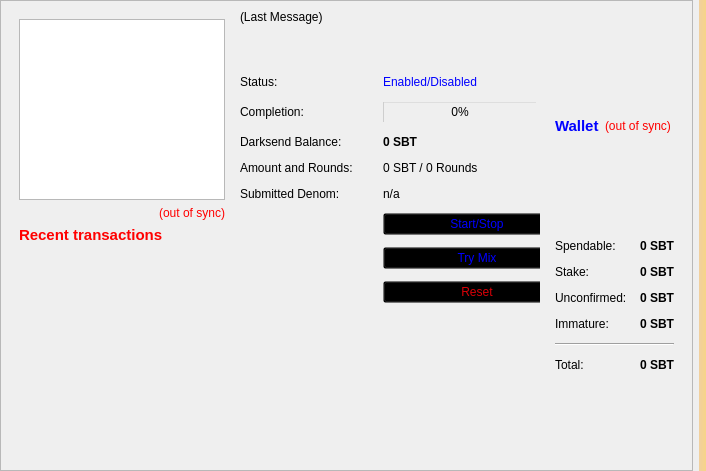
<?xml version="1.0" encoding="UTF-8"?>
<ui version="4.0">
 <class>OverviewPage</class>
 <widget class="QWidget" name="OverviewPage">
  <property name="geometry">
   <rect>
    <x>0</x>
    <y>0</y>
    <width>706</width>
    <height>471</height>
   </rect>
  </property>
  <property name="windowTitle">
   <string>Form</string>
  </property>
  <property name="styleSheet">
   <string notr="true">background-image: url(:/images/bkg);</string>
  </property>
  <layout class="QHBoxLayout" name="horizontalLayout_3">
   <property name="leftMargin">
    <number>0</number>
   </property>
   <property name="topMargin">
    <number>0</number>
   </property>
   <property name="rightMargin">
    <number>0</number>
   </property>
   <property name="bottomMargin">
    <number>0</number>
   </property>
   <item>
    <widget class="QScrollArea" name="scrollArea">
     <property name="widgetResizable">
      <bool>true</bool>
     </property>
     <widget class="QWidget" name="scrollAreaWidgetContents">
      <property name="geometry">
       <rect>
        <x>0</x>
        <y>0</y>
        <width>687</width>
        <height>469</height>
       </rect>
      </property>
      <layout class="QGridLayout" name="horizontalLayout">
       <item row="0" column="0">
        <widget class="QWidget" name="widget_2" native="true">
         <layout class="QVBoxLayout" name="verticalLayout">
          <item>
           <layout class="QVBoxLayout" name="verticalLayout_6">
            <item>
             <widget class="QTreeView" name="treeView"/>
            </item>
            <item>
             <widget class="QLabel" name="labelTransactionsStatus">
              <property name="toolTip">
               <string>The displayed information may be out of date. Your wallet automatically synchronizes with the SbucksToken network after a connection is established, but this process has not completed yet.</string>
              </property>
              <property name="styleSheet">
               <string notr="true">QLabel { color: red; }</string>
              </property>
              <property name="text">
               <string notr="true">&lt;html&gt;&lt;head/&gt;&lt;body&gt;&lt;p&gt;&lt;span style=&quot; color:#ff0000;&quot;&gt;(out of sync)&lt;/span&gt;&lt;/p&gt;&lt;/body&gt;&lt;/html&gt;</string>
              </property>
              <property name="alignment">
               <set>Qt::AlignRight|Qt::AlignTrailing|Qt::AlignVCenter</set>
              </property>
             </widget>
            </item>
            <item>
             <widget class="QLabel" name="label_4">
              <property name="font">
               <font>
                <pointsize>11</pointsize>
                <weight>75</weight>
                <bold>true</bold>
               </font>
              </property>
              <property name="text">
               <string>&lt;html&gt;&lt;head/&gt;&lt;body&gt;&lt;p&gt;&lt;span style=&quot; color:#ff0000;&quot;&gt;Recent transactions&lt;/span&gt;&lt;/p&gt;&lt;/body&gt;&lt;/html&gt;</string>
              </property>
             </widget>
            </item>
            <item>
             <spacer name="horizontalSpacer">
              <property name="orientation">
               <enum>Qt::Horizontal</enum>
              </property>
              <property name="sizeHint" stdset="0">
               <size>
                <width>40</width>
                <height>20</height>
               </size>
              </property>
             </spacer>
            </item>
            <item>
             <widget class="QListView" name="listTransactions">
              <property name="styleSheet">
               <string notr="true">QListView { background: transparent; }</string>
              </property>
              <property name="frameShape">
               <enum>QFrame::NoFrame</enum>
              </property>
              <property name="verticalScrollBarPolicy">
               <enum>Qt::ScrollBarAlwaysOff</enum>
              </property>
              <property name="horizontalScrollBarPolicy">
               <enum>Qt::ScrollBarAlwaysOff</enum>
              </property>
              <property name="selectionMode">
               <enum>QAbstractItemView::NoSelection</enum>
              </property>
             </widget>
            </item>
           </layout>
          </item>
         </layout>
        </widget>
       </item>
       <item row="0" column="3">
        <layout class="QVBoxLayout" name="verticalLayout_2">
         <item>
          <widget class="QWidget" name="widget" native="true">
           <layout class="QVBoxLayout" name="verticalLayout_4">
            <item>
             <layout class="QHBoxLayout" name="horizontalLayout_4">
              <item>
               <widget class="QLabel" name="label_5">
                <property name="font">
                 <font>
                  <pointsize>11</pointsize>
                  <weight>75</weight>
                  <bold>true</bold>
                 </font>
                </property>
                <property name="styleSheet">
                 <string notr="true">color: rgb(0, 0, 255);</string>
                </property>
                <property name="text">
                 <string>Wallet</string>
                </property>
               </widget>
              </item>
              <item>
               <widget class="QLabel" name="labelWalletStatus">
                <property name="toolTip">
                 <string>The displayed information may be out of date. Your wallet automatically synchronizes with the SbucksToken network after a connection is established, but this process has not completed yet.</string>
                </property>
                <property name="styleSheet">
                 <string notr="true">QLabel { color: red; }</string>
                </property>
                <property name="text">
                 <string notr="true">(out of sync)</string>
                </property>
                <property name="alignment">
                 <set>Qt::AlignLeading|Qt::AlignLeft|Qt::AlignVCenter</set>
                </property>
               </widget>
              </item>
              <item>
               <spacer name="horizontalSpacer_2">
                <property name="orientation">
                 <enum>Qt::Horizontal</enum>
                </property>
                <property name="sizeHint" stdset="0">
                 <size>
                  <width>40</width>
                  <height>20</height>
                 </size>
                </property>
               </spacer>
              </item>
             </layout>
            </item>
            <item>
             <layout class="QFormLayout" name="formLayout_2">
              <property name="fieldGrowthPolicy">
               <enum>QFormLayout::AllNonFixedFieldsGrow</enum>
              </property>
              <property name="horizontalSpacing">
               <number>12</number>
              </property>
              <property name="verticalSpacing">
               <number>12</number>
              </property>
              <item row="0" column="0">
               <widget class="QLabel" name="label">
                <property name="text">
                 <string>Spendable:</string>
                </property>
               </widget>
              </item>
              <item row="0" column="1">
               <widget class="QLabel" name="labelBalance">
                <property name="font">
                 <font>
                  <weight>75</weight>
                  <bold>true</bold>
                 </font>
                </property>
                <property name="cursor">
                 <cursorShape>IBeamCursor</cursorShape>
                </property>
                <property name="toolTip">
                 <string>Your current spendable balance</string>
                </property>
                <property name="text">
                 <string notr="true">0 SBT</string>
                </property>
                <property name="alignment">
                 <set>Qt::AlignRight|Qt::AlignTrailing|Qt::AlignVCenter</set>
                </property>
                <property name="textInteractionFlags">
                 <set>Qt::LinksAccessibleByMouse|Qt::TextSelectableByKeyboard|Qt::TextSelectableByMouse</set>
                </property>
               </widget>
              </item>
              <item row="1" column="0">
               <widget class="QLabel" name="label_6">
                <property name="text">
                 <string>Stake:</string>
                </property>
               </widget>
              </item>
              <item row="1" column="1">
               <widget class="QLabel" name="labelStake">
                <property name="font">
                 <font>
                  <weight>75</weight>
                  <bold>true</bold>
                 </font>
                </property>
                <property name="cursor">
                 <cursorShape>IBeamCursor</cursorShape>
                </property>
                <property name="toolTip">
                 <string>Total of coins that was staked, and do not yet count toward the current balance</string>
                </property>
                <property name="text">
                 <string notr="true">0 SBT</string>
                </property>
                <property name="alignment">
                 <set>Qt::AlignRight|Qt::AlignTrailing|Qt::AlignVCenter</set>
                </property>
                <property name="textInteractionFlags">
                 <set>Qt::LinksAccessibleByMouse|Qt::TextSelectableByKeyboard|Qt::TextSelectableByMouse</set>
                </property>
               </widget>
              </item>
              <item row="2" column="0">
               <widget class="QLabel" name="label_3">
                <property name="text">
                 <string>Unconfirmed:</string>
                </property>
               </widget>
              </item>
              <item row="2" column="1">
               <widget class="QLabel" name="labelUnconfirmed">
                <property name="font">
                 <font>
                  <weight>75</weight>
                  <bold>true</bold>
                 </font>
                </property>
                <property name="cursor">
                 <cursorShape>IBeamCursor</cursorShape>
                </property>
                <property name="toolTip">
                 <string>Total of transactions that have yet to be confirmed, and do not yet count toward the current balance</string>
                </property>
                <property name="text">
                 <string notr="true">0 SBT</string>
                </property>
                <property name="alignment">
                 <set>Qt::AlignRight|Qt::AlignTrailing|Qt::AlignVCenter</set>
                </property>
                <property name="textInteractionFlags">
                 <set>Qt::LinksAccessibleByMouse|Qt::TextSelectableByKeyboard|Qt::TextSelectableByMouse</set>
                </property>
               </widget>
              </item>
              <item row="3" column="0">
               <widget class="QLabel" name="labelImmatureText">
                <property name="text">
                 <string>Immature:</string>
                </property>
               </widget>
              </item>
              <item row="3" column="1">
               <widget class="QLabel" name="labelImmature">
                <property name="font">
                 <font>
                  <weight>75</weight>
                  <bold>true</bold>
                 </font>
                </property>
                <property name="toolTip">
                 <string>Mined balance that has not yet matured</string>
                </property>
                <property name="text">
                 <string notr="true">0 SBT</string>
                </property>
                <property name="alignment">
                 <set>Qt::AlignRight|Qt::AlignTrailing|Qt::AlignVCenter</set>
                </property>
                <property name="textInteractionFlags">
                 <set>Qt::LinksAccessibleByMouse|Qt::TextSelectableByKeyboard|Qt::TextSelectableByMouse</set>
                </property>
               </widget>
              </item>
              <item row="4" column="0" colspan="2">
               <widget class="Line" name="line">
                <property name="orientation">
                 <enum>Qt::Horizontal</enum>
                </property>
               </widget>
              </item>
              <item row="5" column="0">
               <widget class="QLabel" name="labelTotalText">
                <property name="text">
                 <string>Total:</string>
                </property>
               </widget>
              </item>
              <item row="5" column="1">
               <widget class="QLabel" name="labelTotal">
                <property name="font">
                 <font>
                  <weight>75</weight>
                  <bold>true</bold>
                 </font>
                </property>
                <property name="cursor">
                 <cursorShape>IBeamCursor</cursorShape>
                </property>
                <property name="toolTip">
                 <string>Your current total balance</string>
                </property>
                <property name="text">
                 <string notr="true">&lt;html&gt;&lt;head/&gt;&lt;body&gt;&lt;p&gt;0 SBT&lt;/p&gt;&lt;/body&gt;&lt;/html&gt;</string>
                </property>
                <property name="alignment">
                 <set>Qt::AlignRight|Qt::AlignTrailing|Qt::AlignVCenter</set>
                </property>
                <property name="textInteractionFlags">
                 <set>Qt::LinksAccessibleByMouse|Qt::TextSelectableByKeyboard|Qt::TextSelectableByMouse</set>
                </property>
               </widget>
              </item>
             </layout>
            </item>
           </layout>
          </widget>
         </item>
        </layout>
       </item>
       <item row="0" column="1">
        <widget class="QFrame" name="frameDarksend">
         <property name="sizePolicy">
          <sizepolicy hsizetype="MinimumExpanding" vsizetype="MinimumExpanding">
           <horstretch>0</horstretch>
           <verstretch>0</verstretch>
          </sizepolicy>
         </property>
         <property name="minimumSize">
          <size>
           <width>300</width>
           <height>261</height>
          </size>
         </property>
         <property name="styleSheet">
          <string notr="true">background:transparent;</string>
         </property>
         <property name="frameShape">
          <enum>QFrame::StyledPanel</enum>
         </property>
         <property name="frameShadow">
          <enum>QFrame::Raised</enum>
         </property>
         <widget class="QWidget" name="verticalLayoutWidget">
          <property name="geometry">
           <rect>
            <x>0</x>
            <y>0</y>
            <width>331</width>
            <height>305</height>
           </rect>
          </property>
          <layout class="QVBoxLayout" name="verticalLayout_5">
           <item>
            <widget class="QLabel" name="darksendStatus">
             <property name="minimumSize">
              <size>
               <width>288</width>
               <height>43</height>
              </size>
             </property>
             <property name="styleSheet">
              <string notr="true">color: rgb(0, 0, 0);</string>
             </property>
             <property name="text">
              <string>(Last Message)</string>
             </property>
             <property name="alignment">
              <set>Qt::AlignLeading|Qt::AlignLeft|Qt::AlignTop</set>
             </property>
             <property name="wordWrap">
              <bool>true</bool>
             </property>
            </widget>
           </item>
           <item>
            <layout class="QFormLayout" name="formLayout">
             <property name="fieldGrowthPolicy">
              <enum>QFormLayout::AllNonFixedFieldsGrow</enum>
             </property>
             <property name="horizontalSpacing">
              <number>30</number>
             </property>
             <property name="verticalSpacing">
              <number>12</number>
             </property>
             <item row="0" column="0">
              <widget class="QLabel" name="label_6">
               <property name="text">
                <string>Status:</string>
               </property>
              </widget>
             </item>
             <item row="0" column="1">
              <widget class="QLabel" name="darksendEnabled">
               <property name="styleSheet">
                <string notr="true">color: rgb(0, 0, 255);</string>
               </property>
               <property name="text">
                <string>Enabled/Disabled</string>
               </property>
              </widget>
             </item>
             <item row="1" column="0">
              <widget class="QLabel" name="label_7">
               <property name="styleSheet">
                <string notr="true">color: rgb(0, 0, 0);</string>
               </property>
               <property name="text">
                <string>Completion:</string>
               </property>
              </widget>
             </item>
             <item row="1" column="1">
              <widget class="QProgressBar" name="darksendProgress">
               <property name="maximumSize">
                <size>
                 <width>154</width>
                 <height>16777215</height>
                </size>
               </property>
               <property name="styleSheet">
                <string notr="true">background:transparent;</string>
               </property>
               <property name="value">
                <number>0</number>
               </property>
              </widget>
             </item>
             <item row="2" column="0">
              <widget class="QLabel" name="labelAnonymizedText">
               <property name="styleSheet">
                <string notr="true">color: rgb(0, 0, 0);</string>
               </property>
               <property name="text">
                <string>Darksend Balance:</string>
               </property>
              </widget>
             </item>
             <item row="2" column="1">
              <widget class="QLabel" name="labelAnonymized">
               <property name="font">
                <font>
                 <weight>75</weight>
                 <bold>true</bold>
                </font>
               </property>
               <property name="styleSheet">
                <string notr="true">color: rgb(0, 0, 0);</string>
               </property>
               <property name="text">
                <string>0 SBT</string>
               </property>
              </widget>
             </item>
             <item row="3" column="0">
              <widget class="QLabel" name="label_8">
               <property name="styleSheet">
                <string notr="true">color: rgb(0, 0, 0);</string>
               </property>
               <property name="text">
                <string>Amount and Rounds:</string>
               </property>
              </widget>
             </item>
             <item row="3" column="1">
              <widget class="QLabel" name="labelAmountRounds">
               <property name="styleSheet">
                <string notr="true">color: rgb(0, 0, 0);</string>
               </property>
               <property name="text">
                <string>0 SBT / 0 Rounds</string>
               </property>
              </widget>
             </item>
             <item row="4" column="0">
              <widget class="QLabel" name="label_9">
               <property name="styleSheet">
                <string notr="true">color: rgb(0, 0, 0);</string>
               </property>
               <property name="text">
                <string>Submitted Denom:</string>
               </property>
              </widget>
             </item>
             <item row="4" column="1">
              <widget class="QLabel" name="labelSubmittedDenom">
               <property name="statusTip">
                <string>The denominations you submitted to the Adrenaline Node. To mix, other users must submit the exact same denominations.</string>
               </property>
               <property name="styleSheet">
                <string notr="true">color: rgb(0, 0, 0);</string>
               </property>
               <property name="text">
                <string>n/a</string>
               </property>
              </widget>
             </item>
             <item row="9" column="1">
              <layout class="QHBoxLayout" name="horizontalLayout_2"/>
             </item>
             <item row="8" column="0">
              <layout class="QVBoxLayout" name="verticalLayout_3"/>
             </item>
             <item row="7" column="1">
              <widget class="QPushButton" name="darksendAuto">
               <property name="sizePolicy">
                <sizepolicy hsizetype="MinimumExpanding" vsizetype="Fixed">
                 <horstretch>0</horstretch>
                 <verstretch>0</verstretch>
                </sizepolicy>
               </property>
               <property name="toolTip">
                <string>Try to manually submit a Darksend request.</string>
               </property>
               <property name="styleSheet">
                <string notr="true">color: rgb(0, 0, 255);</string>
               </property>
               <property name="text">
                <string>Try Mix</string>
               </property>
              </widget>
             </item>
             <item row="5" column="1">
              <widget class="QPushButton" name="toggleDarksend">
               <property name="sizePolicy">
                <sizepolicy hsizetype="MinimumExpanding" vsizetype="Fixed">
                 <horstretch>0</horstretch>
                 <verstretch>0</verstretch>
                </sizepolicy>
               </property>
               <property name="styleSheet">
                <string notr="true">color: rgb(0, 0, 255);</string>
               </property>
               <property name="text">
                <string>Start/Stop</string>
               </property>
              </widget>
             </item>
             <item row="8" column="1">
              <widget class="QPushButton" name="darksendReset">
               <property name="sizePolicy">
                <sizepolicy hsizetype="MinimumExpanding" vsizetype="Fixed">
                 <horstretch>0</horstretch>
                 <verstretch>0</verstretch>
                </sizepolicy>
               </property>
               <property name="toolTip">
                <string>Reset the current status of Darksend (can interrupt Darksend if it's in the process of Mixing, which can cost you money!)</string>
               </property>
               <property name="autoFillBackground">
                <bool>false</bool>
               </property>
               <property name="styleSheet">
                <string notr="true">color: rgb(217, 0, 7);</string>
               </property>
               <property name="text">
                <string>Reset</string>
               </property>
              </widget>
             </item>
            </layout>
           </item>
          </layout>
         </widget>
        </widget>
       </item>
      </layout>
     </widget>
    </widget>
   </item>
   <item>
    <widget class="QLabel" name="labelAlerts">
     <property name="visible">
      <bool>true</bool>
     </property>
     <property name="styleSheet">
      <string notr="true">background-color: qlineargradient(x1: 0, y1: 0, x2: 1, y2: 0, stop:0 #F0D0A0, stop:1 #F8D488);  color:#000000
</string>
     </property>
     <property name="wordWrap">
      <bool>true</bool>
     </property>
     <property name="margin">
      <number>3</number>
     </property>
    </widget>
   </item>
  </layout>
 </widget>
 <resources/>
 <connections/>
</ui>
